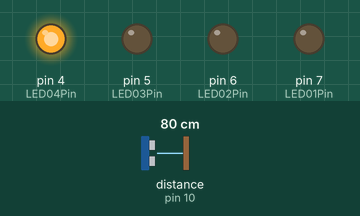
Simulated run of this sketch. Board: Arduino Uno, built with avr-gcc and run on an emulated ATmega328P. On the bench: output pins drawn as LEDs (lit = HIGH). Wiring (inferred from the names in the program): ultrasonic range finder: trigger pin 9; echo pin 10. The test bench sets the inputs (shaded band); at power-on: distance to the obstacle (sensor on pin 10) 80 cm. The echo pulse lasts 58.3 µs per cm; pins used as bus, display or sensor lines are not drawn; what the sketch prints to the serial monitor is not drawn.

Above: at 1.2 s.
1.3 s: distance to the obstacle (sensor on pin 10) set to 64 cm
2.8 s: distance to the obstacle (sensor on pin 10) set to 57 cm
At 3.9 s:
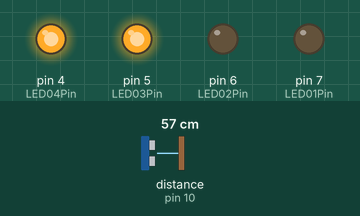
4.3 s: distance to the obstacle (sensor on pin 10) set to 46 cm
5.8 s: distance to the obstacle (sensor on pin 10) set to 35 cm
At 6.3 s:
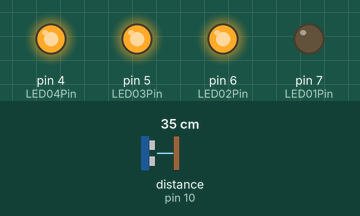
7.3 s: distance to the obstacle (sensor on pin 10) set to 23 cm
8.8 s: distance to the obstacle (sensor on pin 10) set to 18 cm
At 9.7 s:
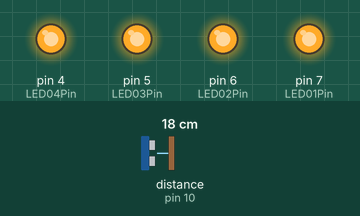
Timing chart, 0 to 11.3 s (numbered marks = the images above; inputs shaded):
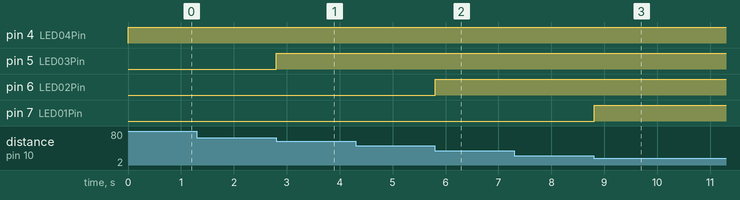

Measured:
- the behaviour switches between 61 and 60 cm on distance to the obstacle (sensor on pin 10) (found by bisection; images 0 and 1)
- the behaviour switches between 41 and 40 cm on distance to the obstacle (sensor on pin 10) (found by bisection; images 1 and 2)
- the behaviour switches between 21 and 20 cm on distance to the obstacle (sensor on pin 10) (found by bisection; images 2 and 3)
- after the input at 2.8 s, pin 5 (LED03Pin): LOW → HIGH at once
- after the input at 5.8 s, pin 6 (LED02Pin): LOW → HIGH at once
- after the input at 8.8 s, pin 7 (LED01Pin): LOW → HIGH at once

The sketch:

homeworkweek_03.ino
```cpp
//Pin location
const int LED01Pin = 7;
const int LED02Pin = 6;
const int LED03Pin = 5;
const int LED04Pin = 4;
const int trigPin = 9;
const int echoPin = 10;
const int musicPin = 11;
long duration;
int distance;

const int toneTable[7][5]={

    { 66, 131, 262, 523, 1046},  // C Do

    { 74, 147, 294, 587, 1175},  // D Re

    { 83, 165, 330, 659, 1318},  // E Mi

    { 88, 175, 349, 698, 1397},  // F Fa

    { 98, 196, 392, 784, 1568},  // G So

    {110, 220, 440, 880, 1760},  // A La

    {124, 247, 494, 988, 1976}   // B Si

};


void setup() {
  pinMode(LED01Pin, OUTPUT);
  pinMode(LED02Pin, OUTPUT);
  pinMode(LED03Pin, OUTPUT);
  pinMode(LED04Pin, OUTPUT);
  pinMode(trigPin, OUTPUT);
  pinMode(echoPin, INPUT);
  pinMode(musicPin, OUTPUT);
  noTone(musicPin);
  Serial.begin(9600);
}

void loop() {
  //                  dicetance
  digitalWrite(trigPin, LOW);
  delayMicroseconds(2);

  digitalWrite(trigPin, HIGH);
  delayMicroseconds(10);
  digitalWrite(trigPin, LOW);

  duration = pulseIn(echoPin, HIGH);

  distance= duration*0.034/2;
  Serial.println(distance);


  //               LED part

    if(distance < 80){
        digitalWrite(LED04Pin, HIGH);
    }
    if(distance < 60){
        digitalWrite(LED03Pin, HIGH);
    }
    if(distance < 40){
        digitalWrite(LED02Pin, HIGH);
    }
    if(distance < 20){
        digitalWrite(LED01Pin, HIGH);
    }
  //
}
```
